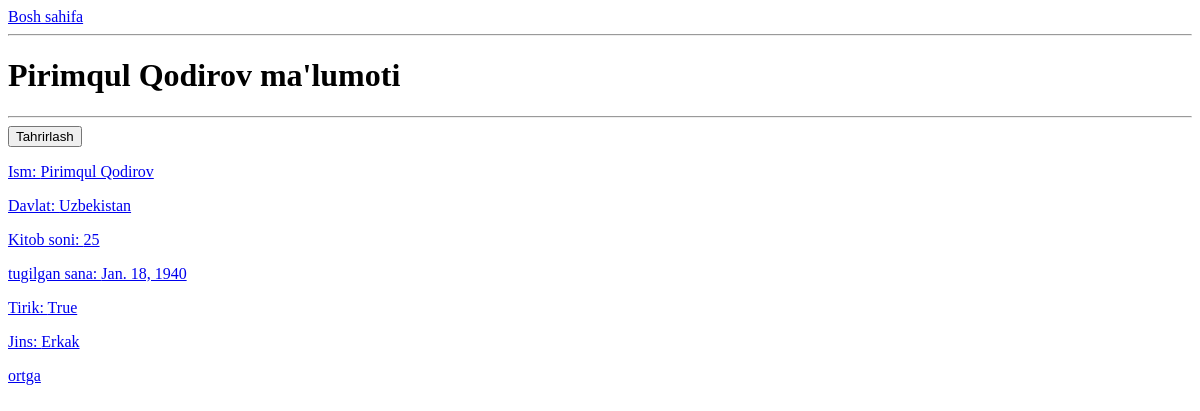
Page /mualliflar/4/ on the earlier database version.
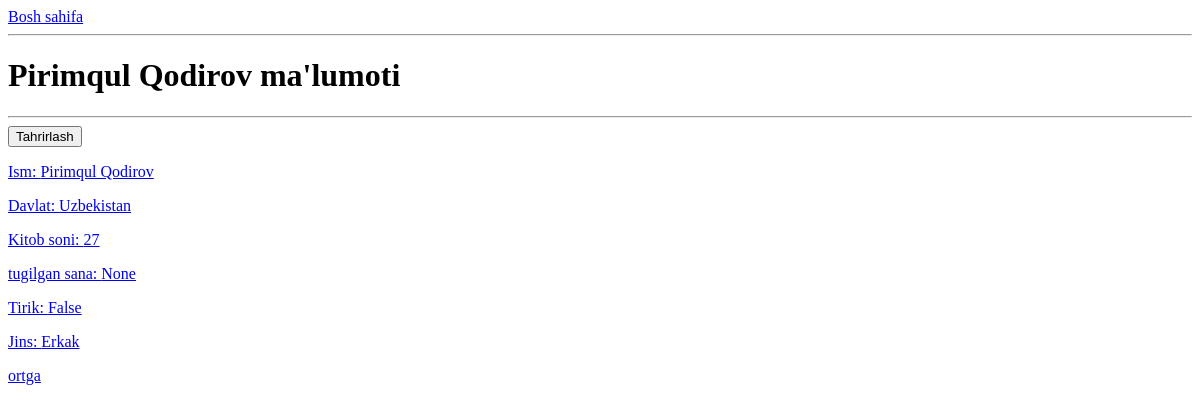
Same page on the later database version.
### main/models.py (models this page shows, shortened)
class Muallif(models.Model):
    JINS_CHOICES = (
        ('Erkak', "Erkak"),
        ('Ayol', 'Ayol')
    )
    ism = models.CharField(max_length=100)
    davlat = models.CharField(max_length=100)
    kitob_soni = models.PositiveSmallIntegerField(null=True, blank=True)
    t_sana = models.DateField()
    tirik = models.BooleanField(default=False)
    jins = models.CharField(max_length=10, choices=JINS_CHOICES)
    class Meta:
        verbose_name_plural = 'Mualliflar'

### main/views.py (the view)
# urls.py: path('mualliflar/<int:muallif_id>/',muallif_details_view, name="muallif_malumotlari"),
def muallif_details_view(request, muallif_id):
    muallif = Muallif.objects.get(id=muallif_id)
    context = {
        "muallif":muallif,
    }
    return render(request, 'muallif.html', context)

### templates/muallif.html (shortened to what this page needs)
<!DOCTYPE html>
<html lang="en">
<head>
</head>
<body>
<a href="/">Bosh sahifa</a>
    <hr>
<h1>{{ muallif.ism }} ma'lumoti</h1>
    <hr>
    <a href="/mualliflar/{{ muallif.id }}/tahrirlash/">
                <button>Tahrirlash</button>
    <p>Ism: {{ muallif.ism }}</p>
    <p>Davlat: {{ muallif.davlat }}</p>
    <p>Kitob soni: {{ muallif.kitob_soni }}</p>
    <p>tugilgan sana: {{ muallif.t_sana }}</p>
    <p>Tirik: {{ muallif.tirik }}</p>
    <p>Jins: {{ muallif.jins }}</p>
    <a href="/mualliflar/">ortga</a>
</body>
</html>

Differences in the rows shown:
changed Muallif "Pirimqul Qodirov": kitob_soni "25" → "27"; t_sana "Jan. 18, 1940" → "None"; tirik "True" → "False"
